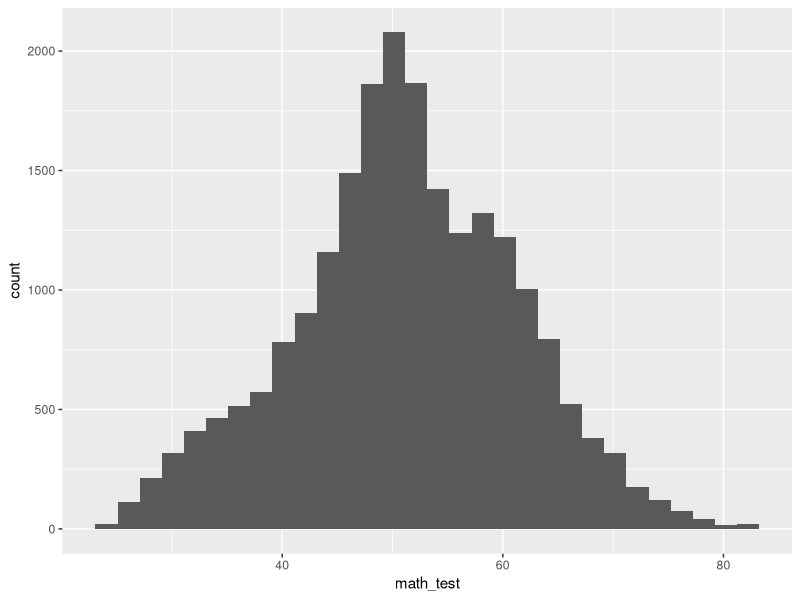
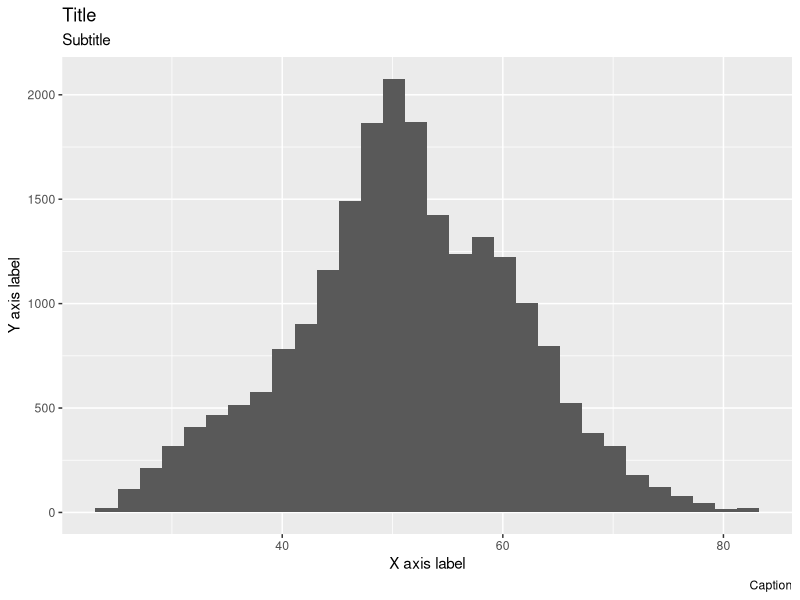
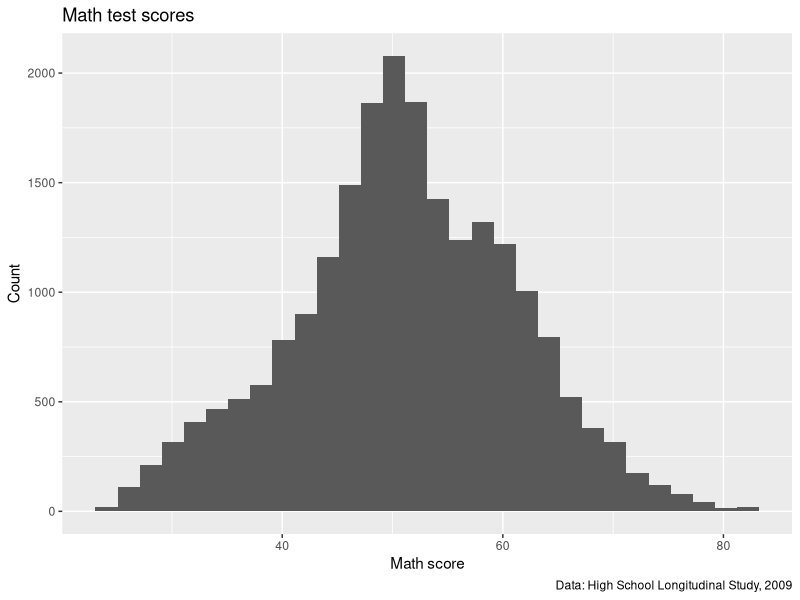
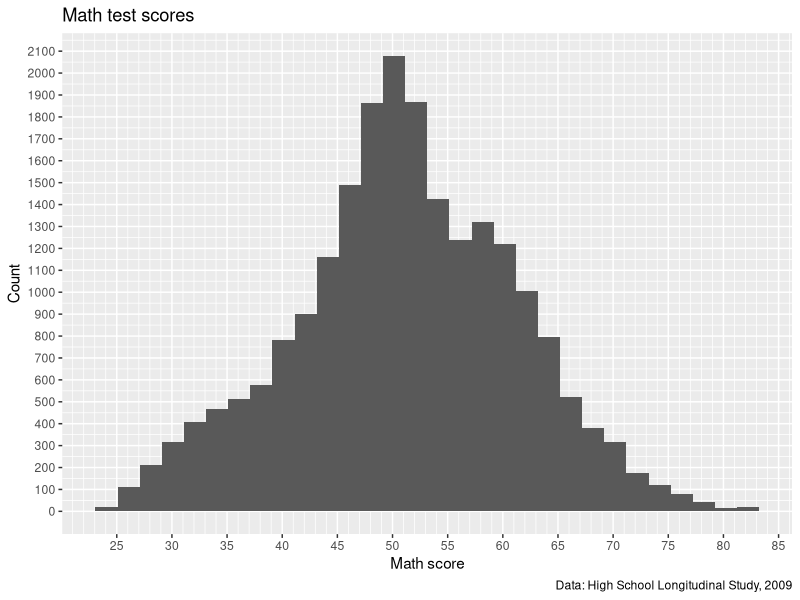
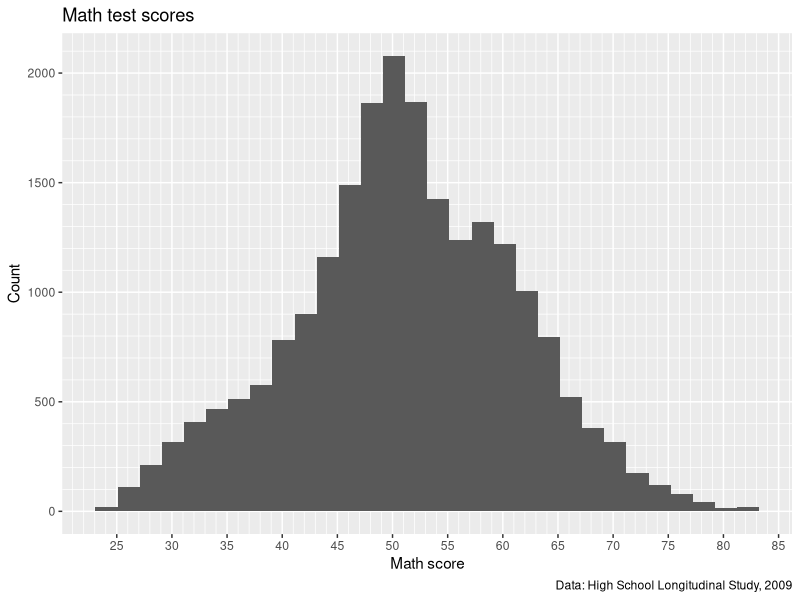
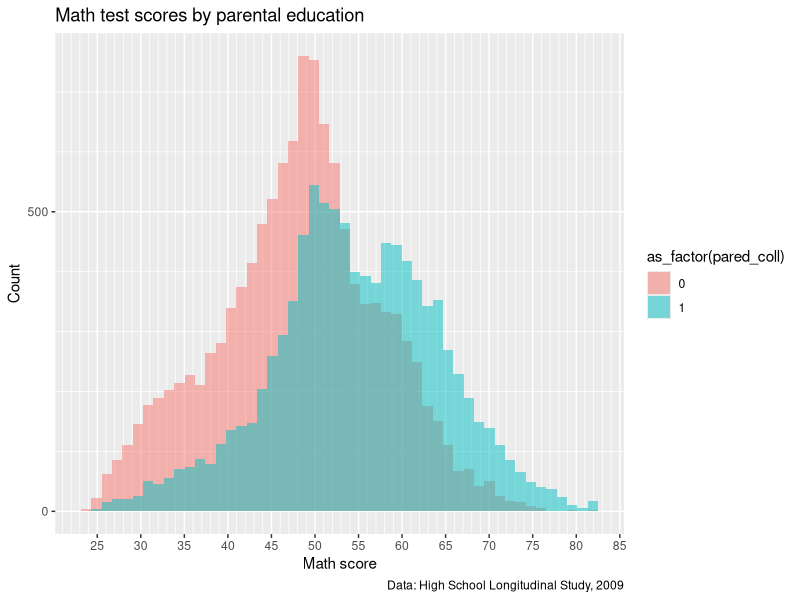
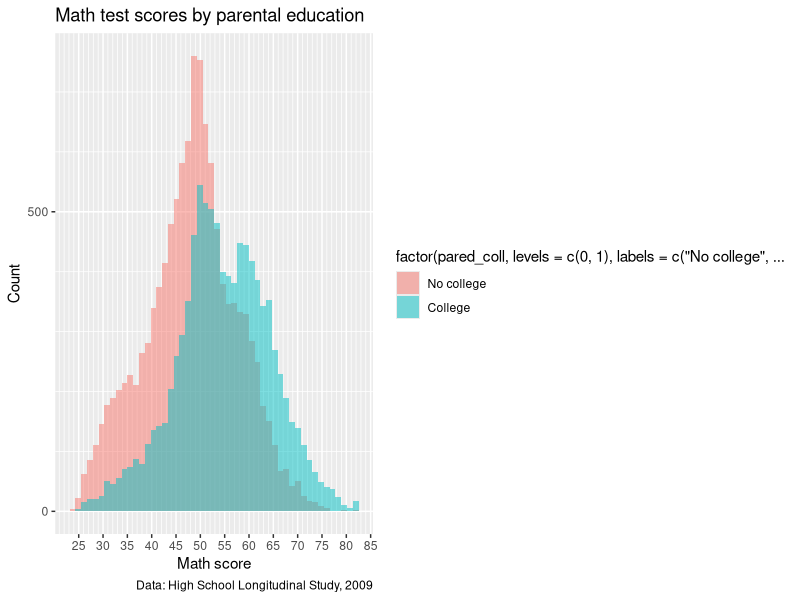
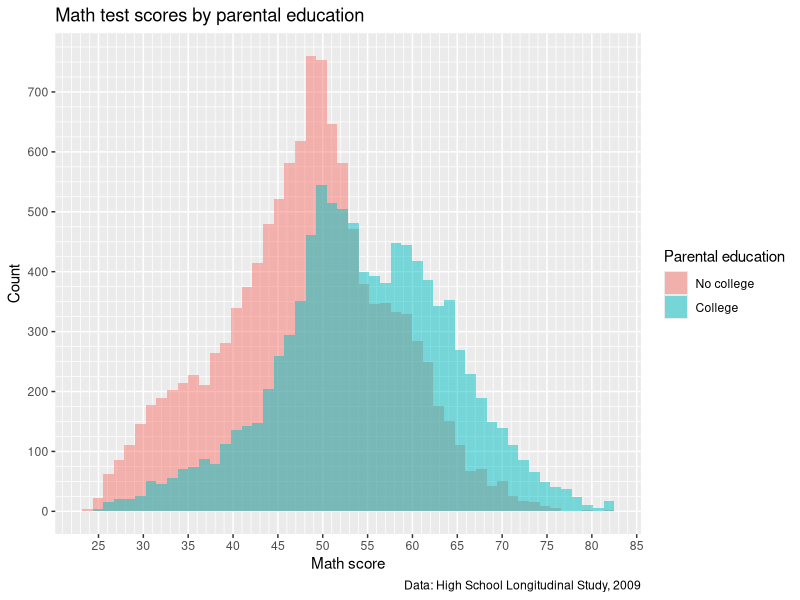

Generate these figures, in order, with R:
################################################################################
##
## <PROJ> EDH7916: Data visualization with ggplot2 II
## <FILE> plotting_ii.R 
## <INIT> 5 April 2022
## <AUTH> Benjamin Skinner (GitHub/Twitter: @btskinner)
##
################################################################################


## ---------------------------
## libraries
## ---------------------------

library(tidyverse)
library(patchwork)

## ---------------------------
## functions
## ---------------------------

## utility function to convert values to NA
fix_missing <- function(x, miss_val) {
  x <- ifelse(x %in% miss_val, NA, x)
  return(x)
}

## ---------------------------
## input data
## ---------------------------

df <- read_csv(file.path("data", "hsls_small.csv"), show_col_types = FALSE)

## -----------------------------------------------------------------------------
## initial plain plot
## -----------------------------------------------------------------------------

## fix missing values for text score and then drop missing
df <- df %>%
  mutate(math_test = fix_missing(x1txmtscor, -8)) %>%
  drop_na(math_test)

## create histogram using ggplot
p <- ggplot(data = df,
            mapping = aes(x = math_test)) +
  geom_histogram()

## show
p

## -----------------------------------------------------------------------------
## titles and captions
## -----------------------------------------------------------------------------

## create histogram using ggplot, showing placeholder titles/labels/captions
p <- ggplot(data = df,
            mapping = aes(x = math_test)) +
  geom_histogram(bins = 30) +
  labs(title = "Title",
       subtitle = "Subtitle",
       caption = "Caption",
       x = "X axis label",
       y = "Y axis label")

## show 
p

## ---------------------------
## titles and captions: ver 2
## ---------------------------

## create histogram using ggplot
p <- ggplot(data = df,
            mapping = aes(x = math_test)) +
  geom_histogram(bins = 30) +
  labs(title = "Math test scores",
       caption = "Data: High School Longitudinal Study, 2009",
       x = "Math score",
       y = "Count")

## show 
p

## -----------------------------------------------------------------------------
## axis formatting
## -----------------------------------------------------------------------------

## create histogram using ggplot
p <- ggplot(data = df,
            mapping = aes(x = math_test)) +
  geom_histogram(bins = 30) +
  scale_x_continuous(breaks = seq(from = 0, to = 100, by = 5),
                     minor_breaks = seq(from = 0, to = 100, by = 1)) +
  scale_y_continuous(breaks = seq(from = 0, to = 2500, by = 100),
                     minor_breaks = seq(from = 0, to = 2500, by = 50)) +
  labs(title = "Math test scores",
       caption = "Data: High School Longitudinal Study, 2009",
       x = "Math score",
       y = "Count")

## show 
p

## ---------------------------
## axis formatting: ver 2
## ---------------------------

## create histogram using ggplot
p <- ggplot(data = df,
            mapping = aes(x = math_test)) +
  geom_histogram(bins = 30) +
  scale_x_continuous(breaks = seq(from = 0, to = 100, by = 5),
                     minor_breaks = seq(from = 0, to = 100, by = 1)) +
  scale_y_continuous(breaks = seq(from = 0, to = 2500, by = 500),
                     minor_breaks = seq(from = 0, to = 2500, by = 100)) +
  labs(title = "Math test scores",
       caption = "Data: High School Longitudinal Study, 2009",
       x = "Math score",
       y = "Count")

## show 
p

## -----------------------------------------------------------------------------
## legend labels
## -----------------------------------------------------------------------------

## add indicator that == 1 if either parent has any college
df <- df %>%
  mutate(pared_coll = ifelse(x1paredu >= 3, 1, 0))

## create histogram using ggplot
p <- ggplot(data = df,
            mapping = aes(x = math_test, fill = as_factor(pared_coll))) +
  geom_histogram(bins = 50, alpha = 0.5, position = "identity") +
  scale_x_continuous(breaks = seq(from = 0, to = 100, by = 5),
                     minor_breaks = seq(from = 0, to = 100, by = 1)) +
  scale_y_continuous(breaks = seq(from = 0, to = 2500, by = 500),
                     minor_breaks = seq(from = 0, to = 2500, by = 100)) +
  labs(title = "Math test scores by parental education",
       caption = "Data: High School Longitudinal Study, 2009",
       x = "Math score",
       y = "Count")

## show 
p

## ---------------------------
## legend labels: ver 2
## ---------------------------

## create histogram using ggplot
p <- ggplot(data = df,
            mapping = aes(x = math_test,
                          fill = factor(pared_coll,
                                        levels = c(0,1),
                                        labels = c("No college",
                                                   "College")))) +
  geom_histogram(bins = 50, alpha = 0.5, position = "identity") +
  scale_x_continuous(breaks = seq(from = 0, to = 100, by = 5),
                     minor_breaks = seq(from = 0, to = 100, by = 1)) +
  scale_y_continuous(breaks = seq(from = 0, to = 2500, by = 500),
                     minor_breaks = seq(from = 0, to = 2500, by = 100)) +
  labs(title = "Math test scores by parental education",
       caption = "Data: High School Longitudinal Study, 2009",
       x = "Math score",
       y = "Count")

## show 
p

## ---------------------------
## legend labels: ver 3
## ---------------------------

## create histogram using ggplot
p <- ggplot(data = df,
            mapping = aes(x = math_test,
                          fill = factor(pared_coll,
                                        levels = c(0,1),
                                        labels = c("No college",
                                                   "College")))) +
  geom_histogram(bins = 50, alpha = 0.5, position = "identity") +
  scale_x_continuous(breaks = seq(from = 0, to = 100, by = 5),
                     minor_breaks = seq(from = 0, to = 100, by = 1)) +
  scale_y_continuous(breaks = seq(from = 0, to = 1500, by = 100),
                     minor_breaks = seq(from = 0, to = 1500, by = 25)) +
  scale_fill_discrete(name = "Parental education") +
  labs(title = "Math test scores by parental education",
       caption = "Data: High School Longitudinal Study, 2009",
       x = "Math score",
       y = "Count")

## show 
p

## -----------------------------------------------------------------------------
## facet labels
## -----------------------------------------------------------------------------

## create histogram using ggplot
p <- ggplot(data = df,
            mapping = aes(x = math_test)) +
  facet_wrap(~ factor(pared_coll,
                      levels = c(0,1),
                      labels = c("No college","College"))) + 
  geom_histogram(bins = 50) +
  scale_x_continuous(breaks = seq(from = 0, to = 100, by = 5),
                     minor_breaks = seq(from = 0, to = 100, by = 1)) +
  scale_y_continuous(breaks = seq(from = 0, to = 1500, by = 100),
                     minor_breaks = seq(from = 0, to = 1500, by = 25)) +
  labs(title = "Math test scores by parental education",
       caption = "Data: High School Longitudinal Study, 2009",
       x = "Math score",
       y = "Count")

## show 
p

## -----------------------------------------------------------------------------
## themes
## -----------------------------------------------------------------------------

## create histogram using ggplot
p <- ggplot(data = df,
            mapping = aes(x = math_test)) +
  facet_wrap(~ factor(pared_coll,
                      levels = c(0,1),
                      labels = c("No college","College"))) + 
  geom_histogram(bins = 50) +
  scale_x_continuous(breaks = seq(from = 0, to = 100, by = 5),
                     minor_breaks = seq(from = 0, to = 100, by = 1)) +
  scale_y_continuous(breaks = seq(from = 0, to = 1500, by = 100),
                     minor_breaks = seq(from = 0, to = 1500, by = 25)) +
  labs(title = "Math test scores by parental education",
       caption = "Data: High School Longitudinal Study, 2009",
       x = "Math score",
       y = "Count") +
  theme(panel.background = element_blank())

## show 
p

## ---------------------------
## themes: ver 2
## ---------------------------

## create histogram using ggplot
p <- ggplot(data = df,
            mapping = aes(x = math_test)) +
  facet_wrap(~ factor(pared_coll,
                      levels = c(0,1),
                      labels = c("No college","College"))) + 
  geom_histogram(bins = 50) +
  scale_x_continuous(breaks = seq(from = 0, to = 100, by = 5),
                     minor_breaks = seq(from = 0, to = 100, by = 1)) +
  scale_y_continuous(breaks = seq(from = 0, to = 1500, by = 100),
                     minor_breaks = seq(from = 0, to = 1500, by = 25)) +
  labs(title = "Math test scores by parental education",
       caption = "Data: High School Longitudinal Study, 2009",
       x = "Math score",
       y = "Count") +
  theme(panel.background = element_blank(),
        panel.grid.major = element_line(colour = "gray"),
        panel.grid.minor = element_line(colour = "gray"))

## show 
p

## ---------------------------
## themes: ver 3
## ---------------------------

## create histogram using ggplot
p <- ggplot(data = df,
            mapping = aes(x = math_test)) +
  facet_wrap(~ factor(pared_coll,
                      levels = c(0,1),
                      labels = c("No college","College"))) + 
  geom_histogram(bins = 50) +
  scale_x_continuous(breaks = seq(from = 0, to = 100, by = 5),
                     minor_breaks = seq(from = 0, to = 100, by = 1)) +
  scale_y_continuous(breaks = seq(from = 0, to = 1500, by = 100),
                     minor_breaks = seq(from = 0, to = 1500, by = 25)) +
  labs(title = "Math test scores by parental education",
       caption = "Data: High School Longitudinal Study, 2009",
       x = "Math score",
       y = "Count") +
  theme(panel.background = element_blank(),
        panel.grid.major.x = element_line(colour = "grey"),
        panel.grid.minor.x = element_line(colour = "grey"),
        panel.grid.major.y = element_blank(),
        panel.grid.minor.y = element_blank())

## show 
p

## ---------------------------
## themes: ver 4
## ---------------------------

## create histogram using ggplot
p <- ggplot(data = df,
            mapping = aes(x = math_test)) +
  facet_wrap(~ factor(pared_coll,
                      levels = c(0,1),
                      labels = c("No college","College"))) + 
  geom_histogram(bins = 50) +
  scale_x_continuous(breaks = seq(from = 0, to = 100, by = 5),
                     minor_breaks = seq(from = 0, to = 100, by = 1)) +
  scale_y_continuous(breaks = seq(from = 0, to = 1500, by = 100),
                     minor_breaks = seq(from = 0, to = 1500, by = 25)) +
  labs(title = "Math test scores by parental education",
       caption = "Data: High School Longitudinal Study, 2009",
       x = "Math score",
       y = "Count") +
  theme(panel.background = element_blank(),
        panel.grid.major.x = element_line(colour = "grey"),
        panel.grid.minor.x = element_line(colour = "grey"),
        panel.grid.major.y = element_blank(),
        panel.grid.minor.y = element_blank(),
        axis.title.y = element_blank(),
        axis.text.y = element_blank(),
        axis.ticks.y = element_blank())

## show 
p

## ---------------------------
## themes: ver 5
## ---------------------------

## create histogram using ggplot
p <- ggplot(data = df,
            mapping = aes(x = math_test)) +
  facet_wrap(~ factor(pared_coll,
                      levels = c(0,1),
                      labels = c("No college","College"))) + 
  geom_histogram(bins = 50) +
  scale_x_continuous(breaks = seq(from = 0, to = 100, by = 5),
                     minor_breaks = seq(from = 0, to = 100, by = 1)) +
  scale_y_continuous(breaks = seq(from = 0, to = 1500, by = 100),
                     minor_breaks = seq(from = 0, to = 1500, by = 25)) +
  labs(title = "Math test scores by parental education",
       caption = "Data: High School Longitudinal Study, 2009",
       x = "Math score",
       y = "Count") +
  theme_bw()

## show 
p

## -----------------------------------------------------------------------------
## multiple plots with patchwork
## -----------------------------------------------------------------------------

## remove missing values
df <- df %>%
  mutate(pov185 = fix_missing(x1poverty185, c(-8,-9))) %>%
  drop_na(pov185)

## make histogram
p2 <- ggplot(data = df,
            mapping = aes(x = math_test)) +
  facet_wrap(~ factor(pov185,
                      levels = c(0,1),
                      labels = c("Below 185% poverty line",
                                 "Above 185% poverty line"))) + 
  geom_histogram(bins = 50) +
  scale_x_continuous(breaks = seq(from = 0, to = 100, by = 5),
                     minor_breaks = seq(from = 0, to = 100, by = 1)) +
  scale_y_continuous(breaks = seq(from = 0, to = 1500, by = 100),
                     minor_breaks = seq(from = 0, to = 1500, by = 25)) +
  labs(title = "Math test scores by poverty level",
       caption = "Data: High School Longitudinal Study, 2009",
       x = "Math score",
       y = "Count") +
  theme_bw()

## show
p2

## ---------------------------
## patchwork: side by side
## ---------------------------

## use plus sign for side by side
pp <- p + p2

## show
pp

## ---------------------------
## patchwork: stack
## ---------------------------

## use forward slash to stack
pp <- p / p2

## show
pp

## ---------------------------
## patchwork: 2 over 1
## ---------------------------

## drop missing SES values
df <- df %>%
  mutate(ses = fix_missing(x1ses, -8)) %>%
  drop_na(ses)

## create third histogram of just SES
p3 <- ggplot(data = df,
             mapping = aes(x = x1ses)) + 
  geom_histogram(bins = 50) +
  scale_x_continuous(breaks = seq(from = -5, to = 5, by = 1),
                     minor_breaks = seq(from = -5, to = 5, by = 0.5)) +
  scale_y_continuous(breaks = seq(from = 0, to = 1000, by = 100),
                     minor_breaks = seq(from = 0, to = 1000, by = 25)) +
  labs(title = "Socioeconomic score",
       caption = "Data: High School Longitudinal Study, 2009",
       x = "SES",
       y = "Count") +
  theme_bw()

## show
p3

## use parentheses to put figures together (like in algebra)
pp <- (p + p2) / p3

## show
pp

## ---------------------------
## patchwork: clean up
## ---------------------------

## Redo the above plots so that:
## - remove some redundant captions
## - change base_size so font is smaller

## test score by parental education
p1 <- ggplot(data = df,
            mapping = aes(x = math_test)) +
  facet_wrap(~ factor(pared_coll,
                      levels = c(0,1),
                      labels = c("No college","College"))) + 
  geom_histogram(bins = 50) +
  scale_x_continuous(breaks = seq(from = 0, to = 100, by = 5),
                     minor_breaks = seq(from = 0, to = 100, by = 1)) +
  scale_y_continuous(breaks = seq(from = 0, to = 1500, by = 100),
                     minor_breaks = seq(from = 0, to = 1500, by = 25)) +
  labs(title = "Math test scores by parental education",
       x = "Math score",
       y = "Count") +
  theme_bw(base_size = 8)

## test score by poverty level
p2 <- ggplot(data = df,
            mapping = aes(x = math_test)) +
  facet_wrap(~ factor(pov185,
                      levels = c(0,1),
                      labels = c("Below 185% poverty line",
                                 "Above 185% poverty line"))) + 
  geom_histogram(bins = 50) +
  scale_x_continuous(breaks = seq(from = 0, to = 100, by = 5),
                     minor_breaks = seq(from = 0, to = 100, by = 1)) +
  scale_y_continuous(breaks = seq(from = 0, to = 1500, by = 100),
                     minor_breaks = seq(from = 0, to = 1500, by = 25)) +
  labs(title = "Math test scores by poverty level",
       x = "Math score",
       y = "Count") +
  theme_bw(base_size = 8)

## create third histogram of just SES
p3 <- ggplot(data = df,
             mapping = aes(x = x1ses, y = math_test)) + 
  geom_point() +
  scale_x_continuous(breaks = seq(from = -5, to = 5, by = 1),
                     minor_breaks = seq(from = -5, to = 5, by = 0.5)) +
  scale_y_continuous(breaks = seq(from = 0, to = 100, by = 10),
                     minor_breaks = seq(from = 0, to = 100, by = 5)) +
  labs(title = "Math test scores by socioeconomic status",
       x = "SES",
       y = "Math score") +
  theme_bw(base_size = 8)

## use parentheses to put figures together (like in algebra)
pp <- (p1 + p2) / p3

## add annotations
pp <- pp + plot_annotation(
  title = "Math scores across various factors",
  caption = "Data: High School Longitudinal Study, 2009",
  tag_levels = "A"
)

## show
pp


## =============================================================================
## END SCRIPT
################################################################################
